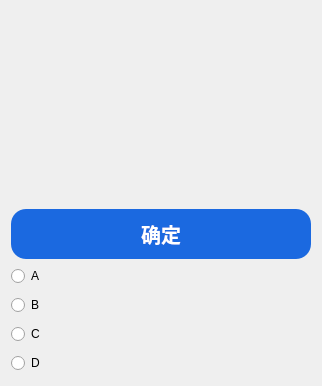
       <widget class="QWidget" name="page_11">
        <layout class="QHBoxLayout" name="horizontalLayout_34">
         <item>
          <layout class="QVBoxLayout" name="verticalLayout_14">
           <item>
            <widget class="QTextBrowser" name="reinforceshow">
             <property name="styleSheet">
              <string notr="true">background:transparent;border-width:0;border-style:outset;font:bold 36px</string>
             </property>
            </widget>
           </item>
           <item>
            <layout class="QHBoxLayout" name="horizontalLayout_35">
             <item>
              <widget class="QPushButton" name="checkandnext">
               <property name="minimumSize">
                <size>
                 <width>300</width>
                 <height>50</height>
                </size>
               </property>
               <property name="maximumSize">
                <size>
                 <width>300</width>
                 <height>50</height>
                </size>
               </property>
               <property name="styleSheet">
                <string notr="true">QPushButton{background:#1B69E0;border-radius:15px;font:bold;
font-size:20px;font-family:幼圆;color:#FFFFFF}
QPushButton:hover{background:#124EE6;}</string>
               </property>
               <property name="text">
                <string>确定</string>
               </property>
              </widget>
             </item>
            </layout>
           </item>
           <item>
            <layout class="QHBoxLayout" name="horizontalLayout_30">
             <item>
              <widget class="QRadioButton" name="Achoose">
               <property name="sizePolicy">
                <sizepolicy hsizetype="Fixed" vsizetype="Fixed">
                 <horstretch>0</horstretch>
                 <verstretch>0</verstretch>
                </sizepolicy>
               </property>
               <property name="text">
                <string>A</string>
               </property>
              </widget>
             </item>
             <item>
              <widget class="QLabel" name="Alabel">
               <property name="styleSheet">
                <string notr="true">font:bold;
font-size:20px;font-family:幼圆;</string>
               </property>
               <property name="text">
                <string/>
               </property>
              </widget>
             </item>
            </layout>
           </item>
           <item>
            <layout class="QHBoxLayout" name="horizontalLayout_31">
             <item>
              <widget class="QRadioButton" name="Bchoose">
               <property name="sizePolicy">
                <sizepolicy hsizetype="Fixed" vsizetype="Fixed">
                 <horstretch>0</horstretch>
                 <verstretch>0</verstretch>
                </sizepolicy>
               </property>
               <property name="text">
                <string>B</string>
               </property>
              </widget>
             </item>
             <item>
              <widget class="QLabel" name="Blabel">
               <property name="styleSheet">
                <string notr="true">font:bold;
font-size:20px;font-family:幼圆;</string>
               </property>
               <property name="text">
                <string/>
               </property>
              </widget>
             </item>
            </layout>
           </item>
           <item>
            <layout class="QHBoxLayout" name="horizontalLayout_32">
             <item>
              <widget class="QRadioButton" name="Cchoose">
               <property name="sizePolicy">
                <sizepolicy hsizetype="Fixed" vsizetype="Fixed">
                 <horstretch>0</horstretch>
                 <verstretch>0</verstretch>
                </sizepolicy>
               </property>
               <property name="text">
                <string>C</string>
               </property>
              </widget>
             </item>
             <item>
              <widget class="QLabel" name="Clabel">
               <property name="styleSheet">
                <string notr="true">font:bold;
font-size:20px;font-family:幼圆;</string>
               </property>
               <property name="text">
                <string/>
               </property>
              </widget>
             </item>
            </layout>
           </item>
           <item>
            <layout class="QHBoxLayout" name="horizontalLayout_33">
             <item>
              <widget class="QRadioButton" name="Dchoose">
               <property name="sizePolicy">
                <sizepolicy hsizetype="Fixed" vsizetype="Fixed">
                 <horstretch>0</horstretch>
                 <verstretch>0</verstretch>
                </sizepolicy>
               </property>
               <property name="text">
                <string>D</string>
               </property>
              </widget>
             </item>
             <item>
              <widget class="QLabel" name="Dlabel">
               <property name="styleSheet">
                <string notr="true">font:bold;
font-size:20px;font-family:幼圆;</string>
               </property>
               <property name="text">
                <string/>
               </property>
              </widget>
             </item>
            </layout>
           </item>
          </layout>
         </item>
        </layout>
       </widget>
